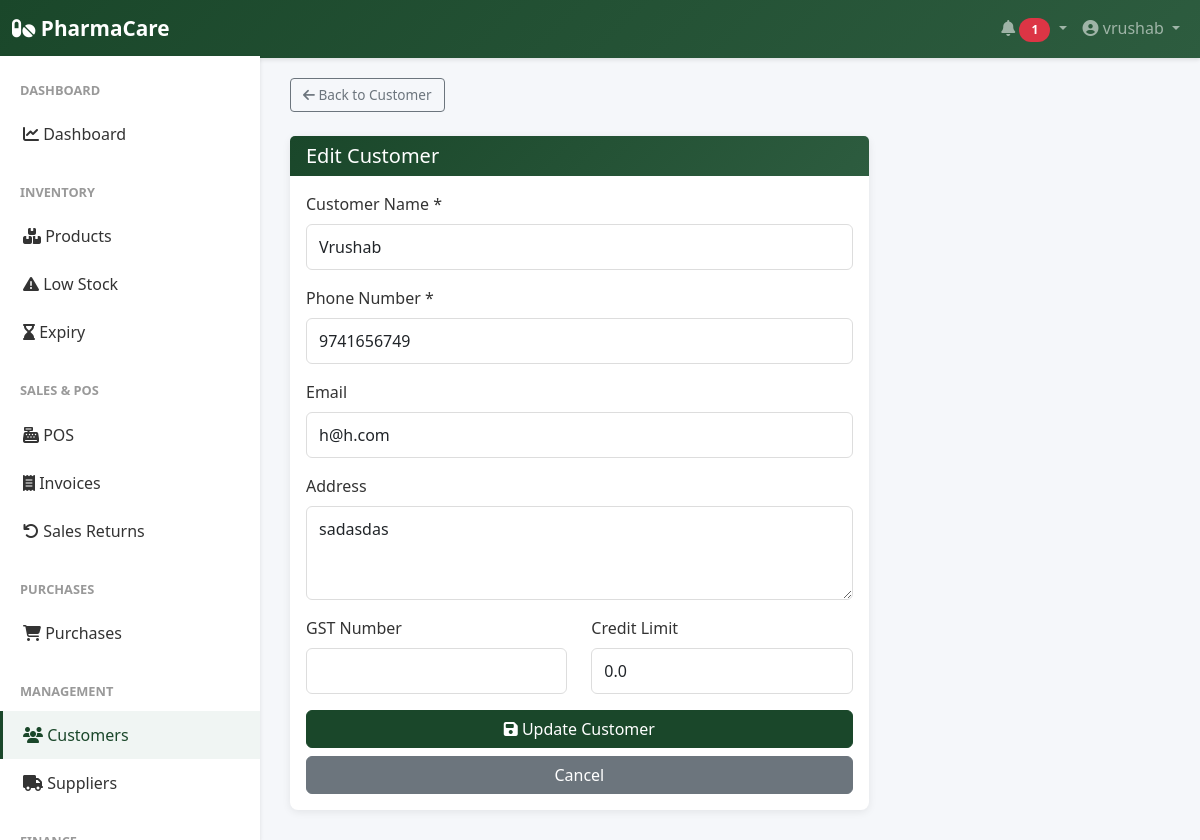
Page /customers/1/edit (signed in) on the committed database.
### app/models.py (models this page shows, shortened)
class User(UserMixin, db.Model):
    __tablename__ = 'user'
    id = db.Column(db.Integer, primary_key=True)
    company_id = db.Column(db.Integer, db.ForeignKey('company.id'), nullable=False, unique=True)
    username = db.Column(db.String(255), unique=True, nullable=False)
    password_hash = db.Column(db.String(255), nullable=False)
    is_active = db.Column(db.Boolean, default=True)
    last_login = db.Column(db.DateTime)
    created_date = db.Column(db.DateTime, default=datetime.utcnow)
    updated_date = db.Column(db.DateTime, default=datetime.utcnow, onupdate=datetime.utcnow)
    company = db.relationship('Company', back_populates='user')

class Customer(db.Model):
    __tablename__ = 'customer'
    id = db.Column(db.Integer, primary_key=True)
    company_id = db.Column(db.Integer, db.ForeignKey('company.id'), nullable=False)
    customer_name = db.Column(db.String(255), nullable=False)
    phone = db.Column(db.String(20), unique=True, nullable=False)
    email = db.Column(db.String(255), unique=True)
    address = db.Column(db.String(500))
    gst_number = db.Column(db.String(50))
    credit_limit = db.Column(db.Float, default=0)
    current_balance = db.Column(db.Float, default=0)
    created_date = db.Column(db.DateTime, default=datetime.utcnow)
    updated_date = db.Column(db.DateTime, default=datetime.utcnow, onupdate=datetime.utcnow)
    is_active = db.Column(db.Boolean, default=True)
    company = db.relationship('Company', back_populates='customers')
    sales = db.relationship('Sale', back_populates='customer')

### app/routes/customers.py (the view, shortened to what this page needs)
@customers_bp.route('/<int:customer_id>/edit', methods=['GET', 'POST'])
@login_required
def edit_customer(customer_id):
    customer = Customer.query.get(customer_id)
    if not customer or customer.company_id != current_user.company_id:
        flash('Customer not found.', 'danger')
        return redirect(url_for('customers.customers_list'))
    return render_template('customers/edit_customer.html', customer=customer)

### app/templates/customers/edit_customer.html (shortened to what this page needs)
{% extends "base.html" %}
{% block content %}
<div class="mb-4">
    <a href="{{ url_for('customers.customer_detail', customer_id=customer.id) }}" class="btn btn-sm btn-outline-secondary">
        <i class="fas fa-arrow-left"></i> Back to Customer
    </a>
</div>
<div class="row">
    <div class="col-md-8">
        <div class="card">
            <div class="card-header">
                <h5 class="mb-0">Edit Customer</h5>
            </div>
            <div class="card-body">
                <form method="POST" action="{{ url_for('customers.edit_customer', customer_id=customer.id) }}">
                    <div class="mb-3">
                        <label for="customerName" class="form-label">Customer Name *</label>
                        <input type="text" class="form-control" id="customerName" name="customer_name" value="{{ customer.customer_name }}" required>
                    </div>
                    <div class="mb-3">
                        <label for="phone" class="form-label">Phone Number *</label>
                        <input type="tel" class="form-control" id="phone" name="phone" value="{{ customer.phone }}" required>
                    </div>
                    <div class="mb-3">
                        <label for="email" class="form-label">Email</label>
                        <input type="email" class="form-control" id="email" name="email" value="{{ customer.email or '' }}">
                    </div>
                    <div class="mb-3">
                        <label for="address" class="form-label">Address</label>
                        <textarea class="form-control" id="address" name="address" rows="3">{{ customer.address or '' }}</textarea>
                    </div>
                    <div class="row">
                        <div class="col-md-6">
                            <div class="mb-3">
                                <label for="gstNumber" class="form-label">GST Number</label>
                                <input type="text" class="form-control" id="gstNumber" name="gst_number" value="{{ customer.gst_number or '' }}">
                            </div>
                        </div>
                        <div class="col-md-6">
                            <div class="mb-3">
                                <label for="creditLimit" class="form-label">Credit Limit</label>
                                <input type="number" class="form-control" id="creditLimit" name="credit_limit" step="0.01" value="{{ customer.credit_limit }}">
                            </div>
                        </div>
                    </div>
                    <div class="d-grid gap-2">
                        <button type="submit" class="btn btn-primary">
                            <i class="fas fa-save"></i> Update Customer
                        </button>
                        <a href="{{ url_for('customers.customer_detail', customer_id=customer.id) }}" class="btn btn-secondary">Cancel</a>
                    </div>
                </form>
            </div>
        </div>
    </div>
</div>
{% endblock %}

### app/templates/base.html (shortened to what this page needs)
<!DOCTYPE html>
<html lang="en">
<head>
    <link href="https://cdn.jsdelivr.net/npm/bootstrap@5.3.0/dist/css/bootstrap.min.css" rel="stylesheet">
    <link rel="stylesheet" href="https://cdnjs.cloudflare.com/ajax/libs/font-awesome/6.4.0/css/all.min.css">
</head>
<body>
    <nav class="navbar navbar-expand-lg navbar-dark">
        <div class="container-fluid">
            <a class="navbar-brand" href="{{ url_for('dashboard.dashboard') }}">
                <i class="fas fa-pills"></i> PharmaCare
            </a>
            <div class="collapse navbar-collapse" id="navbarNav">
                <ul class="navbar-nav ms-auto">
                    {% if current_user.is_authenticated %}
                    <li class="nav-item dropdown">
                        <a class="nav-link dropdown-toggle" href="#" id="alertsDropdown" role="button" data-bs-toggle="dropdown">
                            <i class="fas fa-bell"></i>
                            <span id="alert-badge" class="badge bg-danger" style="display:none;">0</span>
                        </a>
                    </li>
                    <li class="nav-item dropdown">
                        <a class="nav-link dropdown-toggle" href="#" id="userDropdown" role="button" data-bs-toggle="dropdown">
                            <i class="fas fa-user-circle"></i> {{ current_user.username }}
                        </a>
                    </li>
                    {% endif %}
                </ul>
            </div>
        </div>
    </nav>
    {% if current_user.is_authenticated %}
    <div class="sidebar">
        <nav class="nav flex-column">
            <div class="nav-section-title">Dashboard</div>
            <a class="nav-link {% if request.endpoint == 'dashboard.dashboard' %}active{% endif %}" href="{{ url_for('dashboard.dashboard') }}">
                <i class="fas fa-chart-line"></i> Dashboard
            </a>
            <div class="nav-section-title">Inventory</div>
            <a class="nav-link {% if 'inventory' in request.path %}active{% endif %}" href="{{ url_for('inventory.products_list') }}">
                <i class="fas fa-boxes"></i> Products
            </a>
            <a class="nav-link {% if request.endpoint == 'inventory.low_stock_report' %}active{% endif %}" href="{{ url_for('inventory.low_stock_report') }}">
                <i class="fas fa-exclamation-triangle"></i> Low Stock
            </a>
            <a class="nav-link {% if request.endpoint == 'inventory.expiry_report' %}active{% endif %}" href="{{ url_for('inventory.expiry_report') }}">
                <i class="fas fa-hourglass-end"></i> Expiry
            </a>
            <div class="nav-section-title">Sales & POS</div>
            <a class="nav-link {% if request.endpoint == 'sales.pos' %}active{% endif %}" href="{{ url_for('sales.pos') }}">
                <i class="fas fa-cash-register"></i> POS
            </a>
            <a class="nav-link {% if 'invoices' in request.path %}active{% endif %}" href="{{ url_for('sales.invoices_list') }}">
                <i class="fas fa-receipt"></i> Invoices
            </a>
            <a class="nav-link {% if request.endpoint == 'sales.sales_returns_list' %}active{% endif %}" href="{{ url_for('sales.sales_returns_list') }}">
                <i class="fas fa-undo"></i> Sales Returns
            </a>
            <div class="nav-section-title">Purchases</div>
            <a class="nav-link {% if 'purchases' in request.path %}active{% endif %}" href="{{ url_for('purchases.purchases_list') }}">
                <i class="fas fa-shopping-cart"></i> Purchases
            </a>
            <div class="nav-section-title">Management</div>
            <a class="nav-link {% if 'customers' in request.path %}active{% endif %}" href="{{ url_for('customers.customers_list') }}">
                <i class="fas fa-users"></i> Customers
            </a>
            <a class="nav-link {% if 'suppliers' in request.path %}active{% endif %}" href="{{ url_for('suppliers.suppliers_list') }}">
                <i class="fas fa-truck"></i> Suppliers
            </a>
            <div class="nav-section-title">Finance</div>
        </nav>
    </div>
    {% endif %}
    <div class="{% if current_user.is_authenticated %}main-content{% else %}container mt-5{% endif %}">
        {% block content %}{% endblock %}
    </div>
</body>
</html>

### app/templates/base.html (style rules this page uses)
:root { --primary-color: #1a472a; --secondary-color: #2d5c3f; --danger-color: #dc3545; --success-color: #28a745; --warning-color: #ffc107; --info-color: #17a2b8; }
body { font-family: 'Segoe UI', Tahoma, Geneva, Verdana, sans-serif; background-color: #f5f7fa; }
.navbar { background: linear-gradient(135deg, var(--primary-color), var(--secondary-color)); box-shadow: 0 2px 4px rgba(0,0,0,0.1); }
.navbar-brand { font-weight: 600; font-size: 1.3rem; }
.sidebar { background: white; box-shadow: 0 2px 4px rgba(0,0,0,0.1); position: fixed; left: 0; top: 56px; bottom: 0; width: 260px; overflow-y: auto; z-index: 100; }
.main-content { margin-left: 260px; padding: 30px; padding-top: 20px; }
.sidebar .nav-link { color: #333; padding: 12px 20px; border-left: 3px solid transparent; transition: all 0.3s ease; }
.sidebar .nav-link.active { background-color: #f0f5f3; border-left-color: var(--primary-color); color: var(--primary-color); font-weight: 500; }
.sidebar .nav-section-title { font-size: 0.8rem; font-weight: 600; color: #999; text-transform: uppercase; padding: 15px 20px 10px; margin-top: 10px; }
.card { border: none; box-shadow: 0 2px 8px rgba(0,0,0,0.08); border-radius: 8px; }
.card-header { background: linear-gradient(135deg, var(--primary-color), var(--secondary-color)); color: white; border: none; font-weight: 600; }
.btn-primary { background-color: var(--primary-color); border-color: var(--primary-color); }
.badge { padding: 6px 12px; border-radius: 20px; }
.form-label { font-weight: 500; color: #333; margin-bottom: 8px; }
.form-control, .form-select { border: 1px solid #ddd; border-radius: 6px; padding: 10px 12px; }
.btn-sm { padding: 6px 12px; font-size: 0.85rem; }

### rows in the picture
User: username "vrushab"
Customer: customer_name "Vrushab", phone "9741656749", email "h@h.com", address "sadasdas", credit_limit "0.0"
